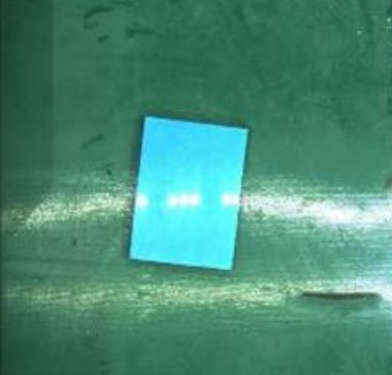
#> input picture img1.png, 392 x 375 px, found by its file name
$ python CLAHE.py
#> lines starting #> are read from the running program, lines starting #| are printed output that depends on the picture; after the words box and inside, x2 and y2 are one past the last pixel; in counts of white or black regions, pixels touching at a corner belong together

import cv2
import numpy as np
import matplotlib.pyplot as plt

# Step 1: Load the original image
#路徑可能要改一下
image_path = R'C:\Users\user\Desktop\meeting\Comparison of Pre-Trained YOLO Models on Steel Surface\remove-reflection\img1.png'
source_image = cv2.imread(image_path)
#> source_image is the input picture: shape (375, 392, 3); mean B, G, R 118.7, 140.1, 72.3

# Step 2: Convert the image to grayscale for brightness thresholding
gray_image = cv2.cvtColor(source_image, cv2.COLOR_BGR2GRAY)
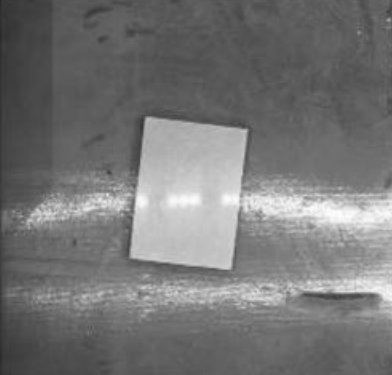
#> gray_image: shape (375, 392); min 40, max 253, mean 117.4

# Step 3: Create a mask using both brightness and color
# 3.1: Brightness-based mask (detect bright areas)
_, brightness_mask = cv2.threshold(gray_image, 230, 255, cv2.THRESH_BINARY)
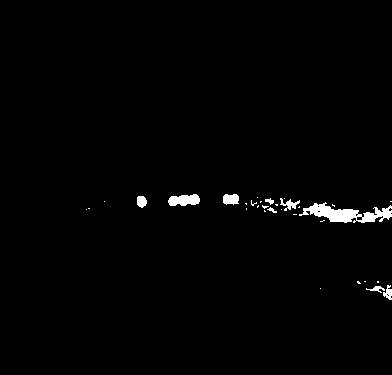
#> brightness_mask: shape (375, 392); 1.3% white; 32 white regions (23 under 20 px), largest, box (x1, y1, x2, y2) and area: (299, 202, 392, 223) 925, (168, 194, 200, 206) 292, (223, 194, 239, 205) 148

# 3.2: Color-based mask (detecting strong highlights)
# Convert to HSV and threshold the saturation and value channels to detect reflective highlights
hsv_image = cv2.cvtColor(source_image, cv2.COLOR_BGR2HSV)
#> hsv_image: shape (375, 392, 3); mean H, S, V 78.7, 126.8, 141.4
lower_saturation = np.array([0, 0, 230])
upper_saturation = np.array([180, 40, 255])
color_mask = cv2.inRange(hsv_image, lower_saturation, upper_saturation)
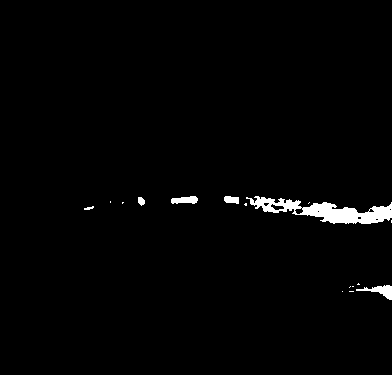
#> color_mask: shape (375, 392); 1.6% white; 16 white regions (10 under 20 px), largest, box (x1, y1, x2, y2) and area: (246, 196, 392, 224) 1747, (356, 285, 392, 300) 221, (171, 196, 198, 204) 161, (224, 196, 239, 204) 96, (138, 197, 145, 206) 47, (84, 206, 94, 210) 24

# Combine both masks to improve reflection detection
combined_mask = cv2.bitwise_or(brightness_mask, color_mask)
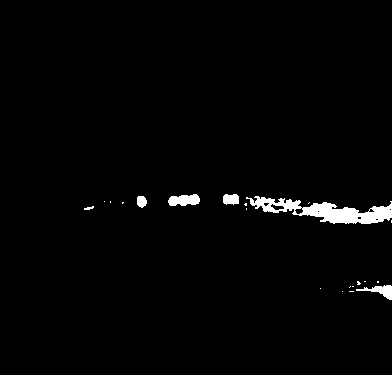
#> combined_mask: shape (375, 392); 1.8% white; 21 white regions (15 under 20 px), largest, box (x1, y1, x2, y2) and area: (246, 196, 392, 224) 1765, (168, 194, 200, 206) 292, (356, 285, 392, 300) 225, (223, 194, 239, 205) 150, (137, 196, 147, 208) 96, (84, 206, 94, 210) 24

# Step 4: Refine the mask using morphological operations
kernel = np.ones((5, 5), np.uint8)
mask_cleaned = cv2.morphologyEx(combined_mask, cv2.MORPH_CLOSE, kernel)
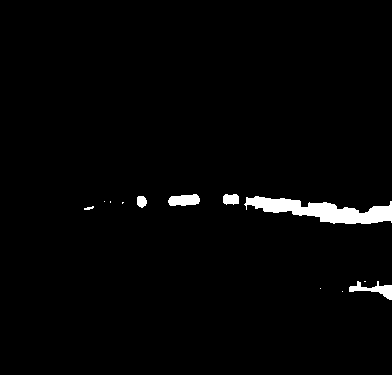
#> mask_cleaned: shape (375, 392); 2% white; 12 white regions (6 under 20 px), largest, box (x1, y1, x2, y2) and area: (244, 196, 392, 224) 2066, (349, 281, 392, 300) 322, (168, 194, 200, 206) 303, (223, 194, 239, 205) 150, (137, 196, 147, 208) 96, (84, 206, 94, 210) 24

# Step 5: Invert the mask (so reflective areas are 1, and others are 0)
mask_inverted = cv2.bitwise_not(mask_cleaned)

# Step 6: Apply Poisson blending (seamlessClone)
mask_3ch = cv2.merge([mask_inverted, mask_inverted, mask_inverted])
center = (source_image.shape[1] // 2, source_image.shape[0] // 2)
#> center = (196, 187)

# Perform Poisson fusion (seamless cloning)
poisson_result = cv2.seamlessClone(source_image, source_image, mask_3ch, center, cv2.NORMAL_CLONE)

# Step 7: If reflection still exists, apply inpainting to remaining areas
# Detect any remaining bright spots in the Poisson result
gray_poisson = cv2.cvtColor(poisson_result, cv2.COLOR_BGR2GRAY)
_, remaining_mask = cv2.threshold(gray_poisson, 220, 255, cv2.THRESH_BINARY)
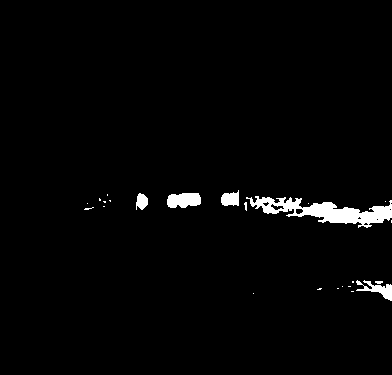
#> remaining_mask: shape (375, 392); 2.1% white; 24 white regions (18 under 20 px), largest, box (x1, y1, x2, y2) and area: (246, 196, 392, 228) 1912, (167, 193, 201, 208) 426, (356, 280, 392, 301) 302, (221, 190, 239, 206) 218, (136, 193, 148, 210) 149, (375, 281, 383, 284) 20

# Inpaint remaining reflective areas
final_image = cv2.inpaint(poisson_result, remaining_mask, 3, cv2.INPAINT_TELEA)

# Step 8: Display the images using matplotlib
# Convert BGR images to RGB for displaying correctly with matplotlib
source_image_rgb = cv2.cvtColor(source_image, cv2.COLOR_BGR2RGB)
poisson_result_rgb = cv2.cvtColor(poisson_result, cv2.COLOR_BGR2RGB)
final_image_rgb = cv2.cvtColor(final_image, cv2.COLOR_BGR2RGB)

# Plot the images
plt.figure(figsize=(10, 8))

plt.subplot(2, 2, 1)
plt.imshow(source_image_rgb)
plt.title('Source Image')
plt.axis('off')

plt.subplot(2, 2, 2)
plt.imshow(mask_cleaned, cmap='gray')
plt.title('Combined Mask')
plt.axis('off')

plt.subplot(2, 2, 3)
plt.imshow(poisson_result_rgb)
plt.title('Poisson Fusion Image')
plt.axis('off')

plt.subplot(2, 2, 4)
plt.imshow(final_image_rgb)
plt.title('Final Image (Inpainted)')
plt.axis('off')

plt.tight_layout()
plt.show()


"""增強圖像對比度：
CLAHE 可以顯著提高圖像的局部對比度，這對於在低對比度或光照條件不佳的環境下（例如夜間拍攝、醫學圖像等）特別有效。
通過局部增強圖像的對比度，物體的細節會變得更加明顯。
2. 避免過度增強噪聲：
相比於自適應直方圖均衡化（AHE），CLAHE 在增強對比度的同時，能有效限制過度放大的噪聲。
在AHE中，圖像中低亮度區域的噪聲有可能被過度增強，而CLAHE 會通過設置對比度的增強上限來抑制這些噪聲的放大，從而保持圖像的質量。
3. 自適應性強：
CLAHE 將圖像分成若干局部區域，對每個區域分別進行直方圖均衡化，因此對於有不均勻亮度的圖像，
CLAHE可以在不同的區域中增強對比度，這比全局直方圖均衡化更靈活。例如，一張有陰影和光斑的圖像可以在陰影區域增強亮度，而不影響其他區域。
4. 適合於多種應用：
CLAHE 廣泛應用於多個領域，例如：
醫學圖像處理：增強X光、CT或MRI圖像中的細節，有助於提高診斷的準確性。
衛星圖像處理：強化衛星圖像中的細節，使得目標物（如建築物、道路、地形等）更加清晰。
工業檢測：在自動化檢測系統中，增強產品表面的細節，有助於檢測缺陷或異常。
5. 改善物體檢測和識別：
在計算機視覺應用中，CLAHE 增強了物體的邊緣和細節，這可以提高物體檢測和識別的準確性。
對於使用YOLO等模型進行物體檢測的系統，CLAHE 可以幫助模型更好地識別低對比度或光照不均的物體。
6. 靈活調整：
CLAHE 允許用戶通過兩個參數靈活調整其效果：
clipLimit：控制對比度增強的限制。較高的 clipLimit 會允許更多的對比度增強，較低的值會抑制過度增強。
tileGridSize：決定圖像被分割成的小區塊的大小。較小的區塊會進行更細粒度的局部對比度增強，較大的區塊則更接近於全局均衡化。
7. 保留自然細節：
由於CLAHE是局部處理圖像的對比度，它保留了更多的自然細節，避免全局均衡化帶來的過度扭曲和不自然感。
這使得CLAHE在增強圖像的同時，不會引入明顯的視覺瑕疵。"""

"""


import cv2
import numpy as np
import matplotlib.pyplot as plt

# 讀取圖像
image = cv2.imread('C:/Users/user/Desktop/meeting/Comparison of Pre-Trained YOLO Models on Steel Surface/_MG_5035.jpeg')

# 將圖像轉換為灰度
gray_image = cv2.cvtColor(image, cv2.COLOR_BGR2GRAY)

# 應用高斯平滑（Gaussian Blur）
gaussian_blur_image = cv2.GaussianBlur(gray_image, (7, 7), 0)

# 應用 AHE (自適應直方圖均衡化)
ahe = cv2.equalizeHist(gaussian_blur_image)

# 應用 CLAHE (對比度限制自適應直方圖均衡化)
clahe = cv2.createCLAHE(clipLimit=2.0, tileGridSize=(8, 8))
clahe_image = clahe.apply(gaussian_blur_image)

# 顯示原圖、高斯平滑圖像、AHE 和 CLAHE 結果
plt.figure(figsize=(12, 8))

# 原圖
plt.subplot(1, 4, 1)
plt.imshow(cv2.cvtColor(image, cv2.COLOR_BGR2RGB))
plt.title('Original Image')
plt.axis('off')

# 高斯平滑結果
plt.subplot(1, 4, 2)
plt.imshow(gaussian_blur_image, cmap='gray')
plt.title('Gaussian Blur')
plt.axis('off')

# AHE 結果
plt.subplot(1, 4, 3)
plt.imshow(ahe, cmap='gray')
plt.title('AHE Result')
plt.axis('off')

# CLAHE 結果
plt.subplot(1, 4, 4)
plt.imshow(clahe_image, cmap='gray')
plt.title('CLAHE Result')
plt.axis('off')

plt.show()
"""

$ run again, with _MG_5035.jpeg saved as img1.png
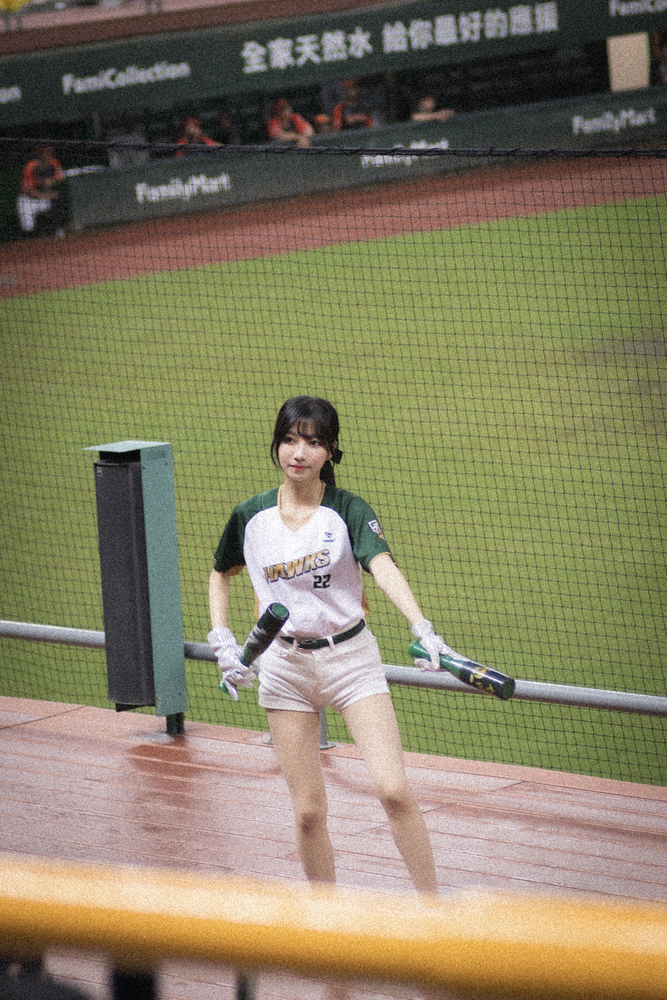
#> input picture _MG_5035.jpeg, 667 x 1000 px, shrunk from 1366 x 2048 before the run, found by its file name
#> source_image is the input picture: shape (1000, 667, 3); mean B, G, R 98.4, 126.4, 133.4
#> `_, brightness_mask = cv2.threshold(gray_image, 230, 255, cv2.THRESH_BI..`:
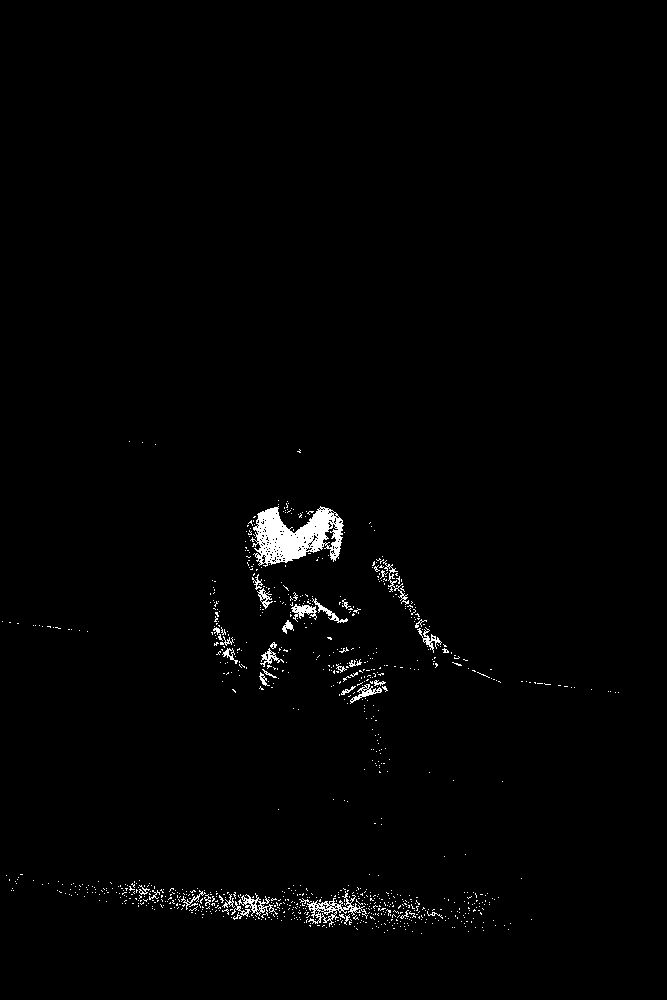
#> brightness_mask: shape (1000, 667); 1.3% white; 949 white regions (912 under 20 px), largest, box (x1, y1, x2, y2) and area: (250, 506, 344, 567) 3143, (307, 891, 368, 927) 541, (238, 893, 278, 918) 281
#> hsv_image: shape (1000, 667, 3); mean H, S, V 49.8, 75, 138.6
#> color_mask: shape (1000, 667); 1.8% white; 816 white regions (788 under 20 px), largest, box (x1, y1, x2, y2) and area: (244, 506, 346, 617) 4580, (371, 556, 449, 655) 1348, (274, 580, 349, 624) 953
#> mask_cleaned: shape (1000, 667); 3.7% white; 337 white regions (312 under 20 px), largest, box (x1, y1, x2, y2) and area: (116, 876, 449, 930) 7452, (244, 496, 363, 635) 7368, (325, 656, 400, 786) 3712
#> `_, remaining_mask = cv2.threshold(gray_poisson, 220, 255, cv2.THRESH_B..`:
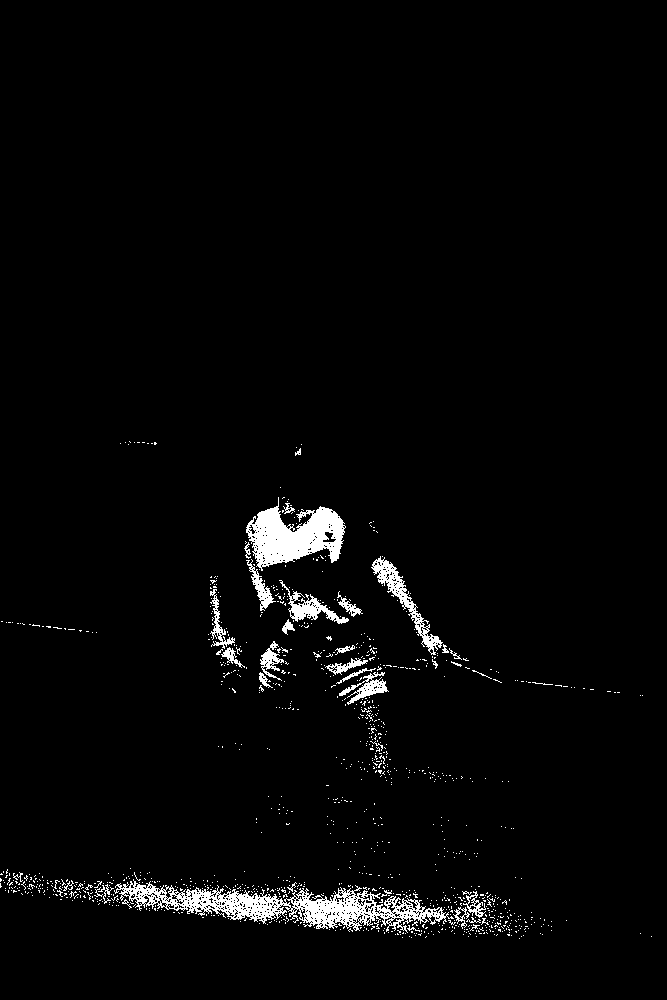
#> remaining_mask: shape (1000, 667); 2.7% white; 1093 white regions (1055 under 20 px), largest, box (x1, y1, x2, y2) and area: (114, 879, 454, 933) 6056, (246, 497, 346, 571) 3864, (371, 556, 443, 655) 1227
